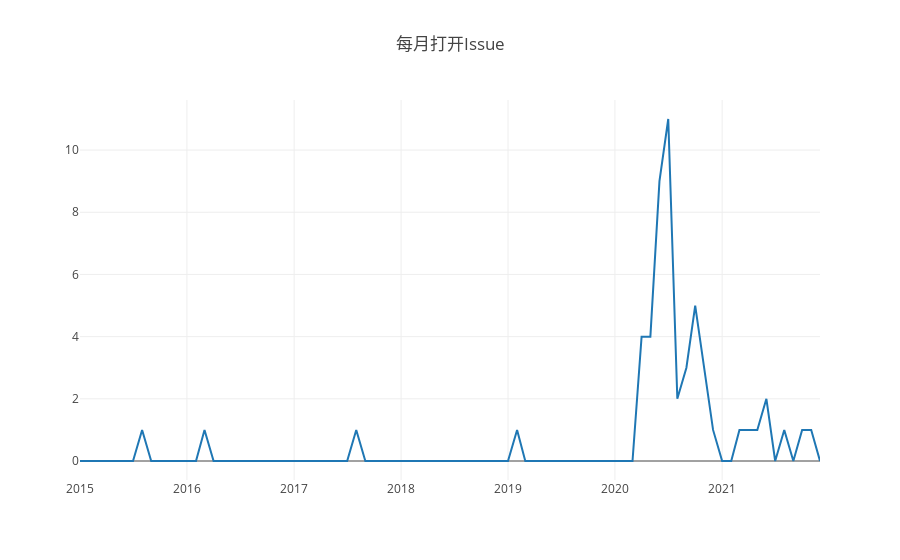

Notebook code cell kept with this figure:
### Code cell
openDigger.render.plotly([{
        x: all.map(d => d.time),
        y: all.map(d => d.count),
        name: '关闭Issue',mode: 'scatter'
    }], {title: `每月关闭Issue`, xasix: { type: 'category' } })
console.table(all)
